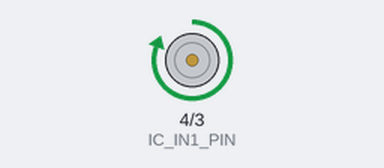
Bench run of a sketch on a simulated Arduino Uno, built with avr-gcc and run on an emulated ATmega328P. Parts: motor-driver pin pairs drawn as motors (green arrow = first pin HIGH = forward, orange = second pin HIGH = backward, longer = more drive, scaled by the enable pin).

Above: at 0.5 s.
Timing chart, 0 to 4.6 s (numbered marks = the images above):
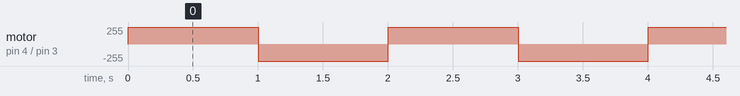

Measured:
- by itself, motor on pin 4 (IC_IN1_PIN) / pin 3 (IC_IN2_PIN): alternates forward 255/255 for 1.0 s and backward 255/255 for 1.0 s

The sketch:

lesson30_relay.ino
```cpp
#define IC_ENABLE_PIN 5
#define IC_IN1_PIN    4
#define IC_IN2_PIN    3

#define DELAY 1000

void setup() {
    pinMode(IC_ENABLE_PIN, OUTPUT);
    pinMode(IC_IN1_PIN, OUTPUT);
    pinMode(IC_IN2_PIN, OUTPUT);
    digitalWrite(IC_ENABLE_PIN, HIGH);
}

void loop() {
    digitalWrite(IC_IN1_PIN, HIGH);
    digitalWrite(IC_IN2_PIN, LOW);
    delay(1000);
    digitalWrite(IC_IN1_PIN, LOW);
    digitalWrite(IC_IN2_PIN, HIGH);
    delay(1000);
}
```
